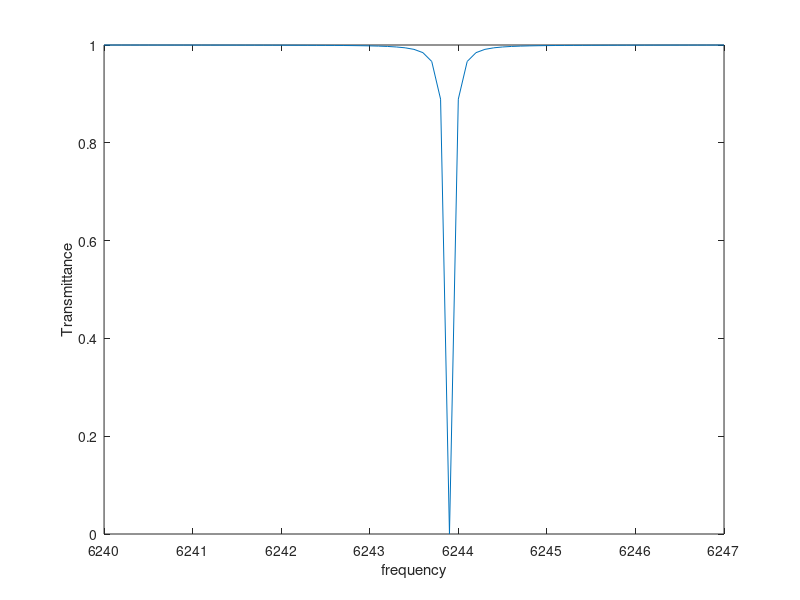
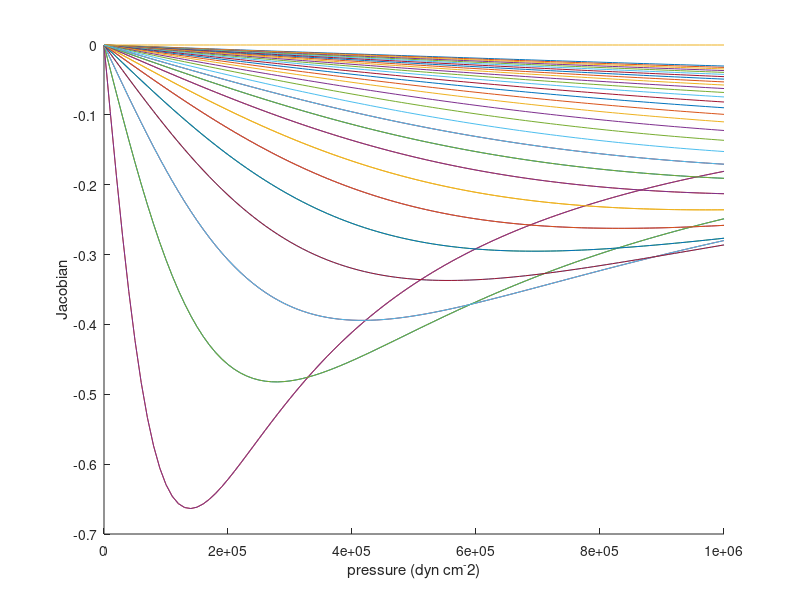

These figures' MATLAB source, in order:
Sv0 = 1.53e-23; %cm
v0 = 6243.9; %cm-1
A = 7.2e-5/1000; %cm-1*(g*s-2*cm-1)-1
Ps = 1000*1000; %(g*s-2*cm-1)
m = 29*1.66e-24; %grams
g = 1000; %cm*s-2
X = 400/10^6; %mixing
v = 6240:0.1:6247;

T = ((A^2*Ps^2+(v-v0).^2)./(v-v0).^2).^(-Sv0*X/(2*pi*m*g*A));
figure (1)
plot(v,T)
xlabel('frequency')
ylabel('Transmittance')

figure (2)
hold on
P = 0:10000:1000000;
for v = 6243.6:.01:6244
J = -Sv0*X*2*A^2*Ps*P./(2*pi*m*g*A*(A^2*P.^2+(v-v0)^2)).*((A^2*Ps^2+(v-v0).^2)./(v-v0).^2).^(-Sv0*X/(2*pi*m*g*A));
plot(P,J)
xlabel('pressure (dyn cm^-2)')
ylabel('Jacobian')
end